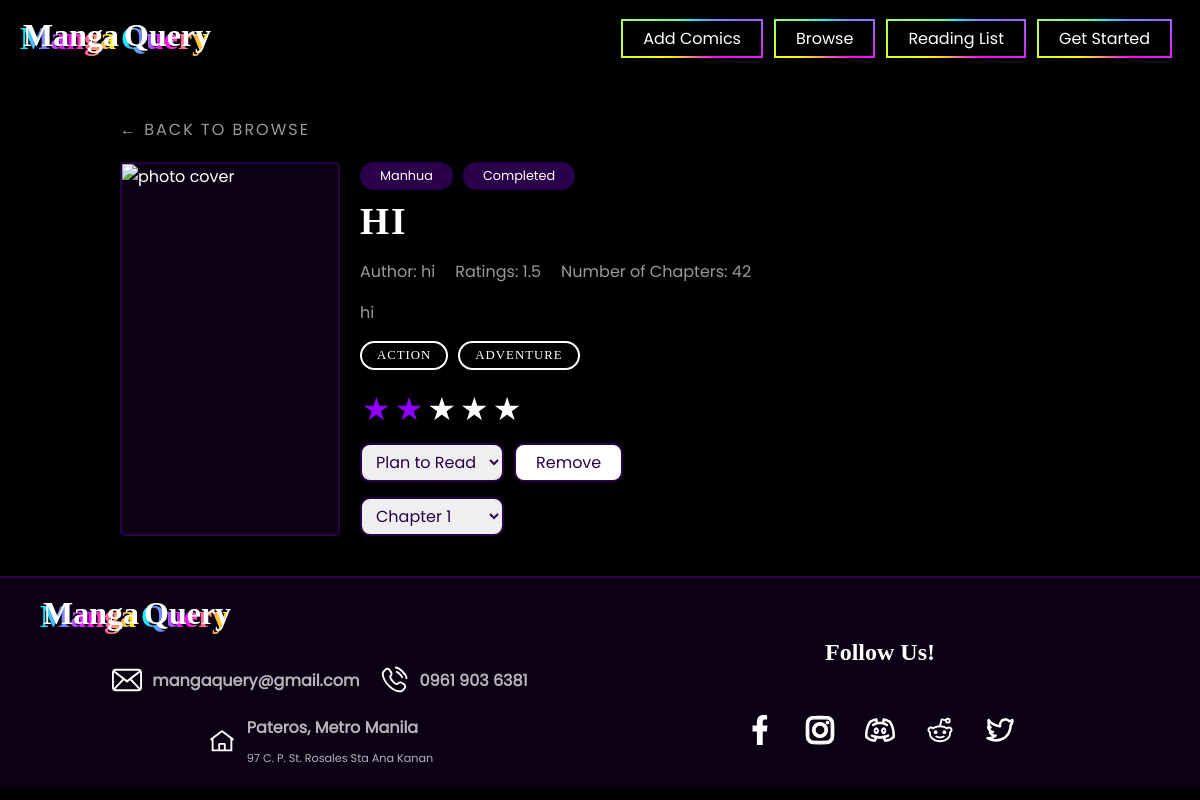
The page /comic_details/1 (signed in) on the database its author committed.
### tables this page shows
CREATE TABLE comic_type(
    comic_type_id INTEGER PRIMARY KEY AUTOINCREMENT,
    type_name TEXT NOT NULL
);

CREATE TABLE comic_status(
    comic_status_id INTEGER PRIMARY KEY AUTOINCREMENT,
    status_name TEXT NOT NULL
);

CREATE TABLE comics(
    comic_id INTEGER PRIMARY KEY AUTOINCREMENT,
    title TEXT NOT NULL,
    comic_description TEXT NOT NULL,
    num_of_chapters INTEGER NOT NULL DEFAULT 1,
    cover_image TEXT,
    comic_type_id INTEGER,
    comic_status_id INTEGER,
    FOREIGN KEY (comic_type_id) REFERENCES comic_type(comic_type_id),
    FOREIGN KEY(comic_status_id) REFERENCES comic_status(comic_status_id)
);

CREATE TABLE authors(
    author_id INTEGER PRIMARY KEY AUTOINCREMENT,
    name TEXT NOT NULL UNIQUE
);

CREATE TABLE reading_list(
    reading_list_id INTEGER PRIMARY KEY AUTOINCREMENT,
    comic_id INTEGER,
    user_id INTEGER,
    rating INTEGER,
    current_chapter INTEGER,
    reading_status_id INTEGER NOT NULL DEFAULT 1,
    FOREIGN KEY(comic_id) REFERENCES comics(comic_id),
    FOREIGN KEY(user_id) REFERENCES users(user_id),
    FOREIGN KEY(reading_status_id) REFERENCES reading_status(reading_status_id),
    UNIQUE(user_id, comic_id)
);

CREATE TABLE tags(
    tags_id INTEGER PRIMARY KEY AUTOINCREMENT,
    tags_name TEXT NOT NULL
);

### app.py (the view)
@app.route("/comic_details/<int:comic_id>")
@login_required
def comic_details(comic_id):
    user_id = session["user_id"]
    specific_comic_details = db_execute(
        """
        SELECT
            c.comic_id,
            c.title,
            c.comic_description,
            c.cover_image,
            c.num_of_chapters,
            a.name AS author_name,
            t.tags_name,
            cs.status_name,
            ct.type_name,
            rl.reading_list_id,
            COALESCE(rl.rating , 0) AS user_rating,
            rl.reading_status_id,
            rl.current_chapter,
            (SELECT ROUND(AVG(rating), 1) FROM reading_list WHERE comic_id = c.comic_id) AS avg_rating
        FROM comics AS c
        INNER JOIN author_works AS aw ON c.comic_id = aw.comic_id
        INNER JOIN authors AS a ON aw.author_id = a.author_id
        INNER JOIN comic_tags AS ctgs ON c.comic_id = ctgs.comic_id
        INNER JOIN tags AS t ON ctgs.tags_id = t.tags_id
        INNER JOIN comic_status AS cs ON c.comic_status_id = cs.comic_status_id
        INNER JOIN comic_type AS ct ON c.comic_type_id = ct.comic_type_id
        LEFT JOIN reading_list AS rl ON c.comic_id = rl.comic_id AND rl.user_id = ?
        WHERE c.comic_id = ?
        """,
        user_id,
        comic_id,
    )
    reading_status = db_execute("SELECT * FROM reading_status")
    if not specific_comic_details:
        flash("Invalid selected comic")
        return redirect(f"/comic_details/{comic_id}")
    if not reading_status:
        flash("Invalid status")
        return redirect(f"/comic_details/{comic_id}")
    return render_template(
        "comic_details.html", details=specific_comic_details, status=reading_status
    )

### app.py (called while the page is built)
def login_required(f):
    @wraps(f)
    def decorated_function(*args, **kwargs):
        if session.get("user_id") is None:
            return redirect("/login")
        return f(*args, **kwargs)
    return decorated_function

def get_db_connection():
    conn = sqlite3.connect("manga_query.db")
    conn.row_factory = sqlite3.Row
    return conn

def db_execute(q, *args):
    conn = get_db_connection()
    try:
        cursor = conn.execute(q, args)
        conn.commit()
        if q.strip().upper().startswith("SELECT"):
            return cursor.fetchall()
        return None
    finally:
        conn.close()

### templates/comic_details.html (shortened to what this page needs)
{% extends 'layout.html' %} {% block title %}MangaQuery{% endblock%} {% block
styles %}
<link
  rel="stylesheet"
  href="{{ url_for('static', filename='/comic_details.css') }}"
/>
{% endblock%} {% block main %}
<div class="comic-details">
  <div class="header">
    <a href="/browse"><span>←</span> Back to browse</a>
  </div>
  <div class="comic-details-container">
    <div class="comic-photo">
      <img src="{{details.cover_image}}" alt="{{details.title}} photo cover" />
    </div>
    <div class="comic-info">
      <div class="comic-info-header">
        <div class="info-header-upper">
          <div class="type">{{details[0].type_name}}</div>
          <div class="status">{{details[0].status_name}}</div>
        </div>
        <div class="info-header-title">
          <h3>{{details[0].title}}</h3>
        </div>
      </div>
      <div class="comic-info-main">
        <div class="more-details">
          <p>Author: {{details[0].author_name}}</p>
          <p>Ratings: {{details[0].avg_rating}}</p>
          <p>Number of Chapters: {{details[0].num_of_chapters}}</p>
        </div>
        <p>{{details[0].comic_description}}</p>
        <div class="tags-wrapper">
          {%for tag in details%}
          <div class="tags">{{tag.tags_name}}</div>
          {%endfor%}
        </div>
      </div>
      <div class="reading-list-info">
        {% if details[0].reading_list_id %}
        <form
          class="ratings"
          method="POST"
          action="/add-rating/{{details[0].comic_id}}"
        >
          {% for i in range(5, 0, -1) %}
          <button
            type="submit"
            name="rating"
            value="{{ i }}"
            class="ratings-button {{ 'active' if details[0].user_rating >= i else '' }}"
          >
            ★
          </button>
          {% endfor %}
        </form>
        <div>
          <select
            name="change-status"
            onchange="updateStatus(this.value, '{{ details[0].comic_id }}')"
          >
            {% for s in status %} {% if s.reading_status_id
            ==details[0].reading_status_id%}
            <option value="{{s.reading_status_id}}" selected>
              {{s.reading_status_name}}
            </option>
            {% else %}
            <option value="{{s.reading_status_id}}">
              {{s.reading_status_name}}
            </option>
            {% endif %} {% endfor %}
          </select>
          <form
            action="/remove_reading_list/{{details[0].comic_id}}"
            method="POST"
          >
            <button class="remove" name="remove">Remove</button>
          </form>
        </div>
        <form action="/set-num-chapters/{{details[0].comic_id}}" method="POST">
          <select name="current-chapter" onchange="this.form.submit()">
            {% for n in range(1 , details[0].num_of_chapters + 1) %} {% if
            n==details[0].current_chapter %}
            <option value="{{n}}" selected>Chapter {{n}}</option>
            {% else %}
            <option value="{{n}}">Chapter {{n}}</option>
            {% endif %} {% endfor %}
          </select>
        </form>
        {% endif %}
      </div>
    </div>
  </div>
</div>
{%endblock%}

### static/index.css (style rules this page uses)
body { background-color: #000000; margin: 0; padding: 0; }

### static/comic_details.css (style rules this page uses)
.comic-details { color: white; width: 80%; margin: 40px auto; }
.comic-details-container { display: flex; gap: 20px; }
.comic-photo { width: 30%; aspect-ratio: 6/9; background-color: #1f00375f; border: 2px solid #2b004b; border-radius: 5px; position: relative; font-family: "Poppins"; }
.comic-info { width: 100%; }
.comic-info-main p { font-size: 1rem; font-family: "Poppins"; color: rgba(255, 255, 255, 0.6); }
.tags-wrapper { display: flex; flex-wrap: wrap; gap: 10px; }
.tags { color: white; border: white 2px solid; border-radius: 15px; font-size: 0.8rem; font-family: "Verdana"; text-transform: uppercase; letter-spacing: 1px; padding: 5px 15px; }
.add-reading-list, .remove { background-color: white; color: #2b004b; border: 2px solid #2b004b; border-radius: 10px; font-size: 1rem; font-family: "Poppins"; padding: 5px 20px; cursor: pointer; transition: 0.3s ease; }
.ratings-button { background: none; border: none; font-size: 2rem; cursor: pointer; color: white; transition: color 0.2s; padding: 0 2px; }
.ratings-button.active, .ratings-button:hover, .ratings-button:hover ~ .ratings-button { color: #9000ff; }
.ratings { display: flex; flex-direction: row-reverse; justify-content: flex-end; }

### rows shown on the page
comic_type: type_name "Manhua"
comic_status: status_name "Completed"
comics: title "HI", num_of_chapters "42", comic_description "hi", current-chapter "Chapter 1"
authors: name "hi"
reading_list: tags_name "ACTION", tags_name "ADVENTURE"

### other values the page prints
{{ details[0].avg_rating }} "1.5"
form field change-status "Plan to Read"
